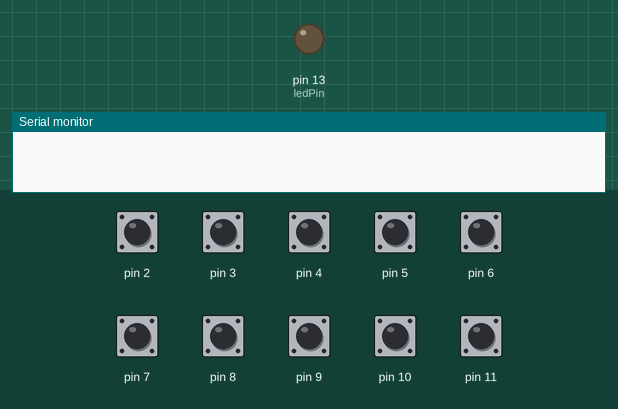
The sketch below on a simulated Arduino Uno, built with avr-gcc and run on an emulated ATmega328P. On the bench: output pins drawn as LEDs (lit = HIGH), the last lines printed to the serial monitor. Inputs (shaded band) come from the test bench; at power-on: pin 2–11 HIGH.

Above: at 1.3 s.
1.4 s: pin 2 pulled LOW for 0.15 s
At 1.47 s:
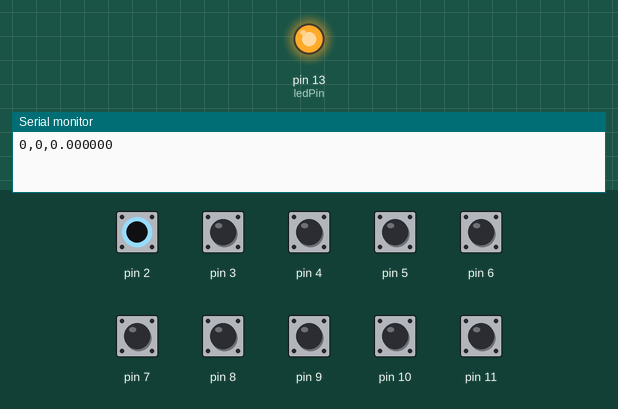
Timing chart, 0 to 4.4 s (numbered marks = the images above; inputs shaded):
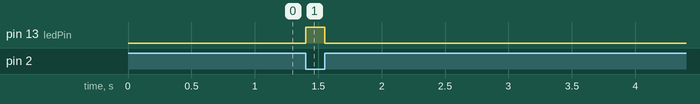

The sketch:

BallDrop.ino
```cpp
int ledPin = 13;                 // LED connected to digital pin 13

bool currentLed = 0;
bool tripped = 0;

int fillCount = 0;
int readingCount = 0;
#define counts 200
int currPos[counts];
unsigned long time[counts];


// copied from https://playground.arduino.cc/Main/PinChangeInterrupt

void pciSetup(byte pin)
{
    *digitalPinToPCMSK(pin) |= bit (digitalPinToPCMSKbit(pin));  // enable pin
    PCIFR  |= bit (digitalPinToPCICRbit(pin)); // clear any outstanding interrupt
    PCICR  |= bit (digitalPinToPCICRbit(pin)); // enable interrupt for the group
}


//ISR (PCINT0_vect) // handle pin change interrupt for D8 to D13 here
// {
//     // Pins should all be High, if one is low, that should be our
     // leading edge
//     currentLed = !currentLed;
//     digitalWrite(ledPin,currentLed);
// }

//ISR (PCINT1_vect) // handle pin change interrupt for A0 to A5 here
// {
//     digitalWrite(13,digitalRead(A0));
// }

void checkPin(int pinno,int distance){
  if ((digitalRead(pinno) == 0)&tripped){
    currPos[fillCount] = distance;
    time[fillCount] = micros();
    fillCount = (fillCount+1)%counts;
  }
}


ISR (PCINT2_vect) // handle pin change interrupt for D0 to D7 here
 {
     // Pins should all be High, if one is low, that should be our
     // leading edge
     checkPin(2,0);
     checkPin(3,150);
     checkPin(4,300);
     checkPin(5,450);
     checkPin(6,600);
     checkPin(7,750);

     currentLed = !currentLed;
     digitalWrite(ledPin,currentLed);

 }

ISR (PCINT0_vect) // handle pin change interrupt for D0 to D7 here
 {
     // Pins should all be High, if one is low, that should be our
     // leading edge
     checkPin(8,900);
     checkPin(9,1050);
     checkPin(10,1200);
     checkPin(11,1350);

     currentLed = !currentLed;
     digitalWrite(ledPin,currentLed);

 }


void setup()
{
  Serial.begin(115200);
  fillCount = 0;
  readingCount = 0;
  tripped =0;
  pinMode(ledPin, OUTPUT);      // sets the digital pin as output
  pinMode(0, INPUT_PULLUP);
  pinMode(1, INPUT_PULLUP);
  pinMode(2, INPUT_PULLUP);
  pinMode(3, INPUT_PULLUP);
  pinMode(4, INPUT_PULLUP);
  pinMode(5, INPUT_PULLUP);
  pinMode(6, INPUT_PULLUP);
  pinMode(7, INPUT_PULLUP);
  pinMode(8, INPUT_PULLUP);
  pinMode(9, INPUT_PULLUP);
  pinMode(10, INPUT_PULLUP);
  pinMode(11, INPUT_PULLUP);
  pciSetup(2);
  pciSetup(3);
  pciSetup(4);
  pciSetup(5);
  pciSetup(6);
  pciSetup(7);
  pciSetup(8);
  pciSetup(9);
  pciSetup(10);
  pciSetup(11);

  delay(100);
  tripped=1;


  //Serial.println("----------------");
}

void loop()
{

  if (fillCount > readingCount){
    Serial.print(readingCount);
    Serial.print(",");
    Serial.print(currPos[readingCount]);
    Serial.print(",");
    Serial.println((time[readingCount]-time[0])/1000000.0,6);
    readingCount = readingCount+1;
  }
  if (Serial.available()){
    byte incomingByte = Serial.read();
    if (incomingByte == 'X'){
	//reset if we get a capital X
	readingCount = 0;
	fillCount = 0;
      }
  }

}
```

Measured:
- after the input at 1.4 s, pin 13 (ledPin): LOW → HIGH at once, → LOW 0.15 s later
